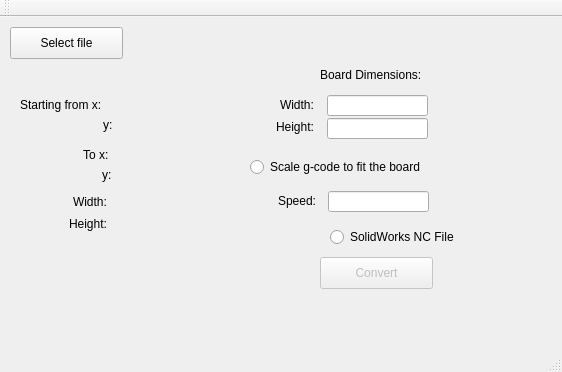
<?xml version="1.0" encoding="UTF-8"?>
<ui version="4.0">
 <class>MainWindow</class>
 <widget class="QMainWindow" name="MainWindow">
  <property name="geometry">
   <rect>
    <x>0</x>
    <y>0</y>
    <width>562</width>
    <height>372</height>
   </rect>
  </property>
  <property name="windowTitle">
   <string>MainWindow</string>
  </property>
  <widget class="QWidget" name="centralWidget">
   <widget class="QPushButton" name="pushButton">
    <property name="geometry">
     <rect>
      <x>10</x>
      <y>10</y>
      <width>113</width>
      <height>32</height>
     </rect>
    </property>
    <property name="text">
     <string>Select file</string>
    </property>
   </widget>
   <widget class="QLabel" name="label_2">
    <property name="geometry">
     <rect>
      <x>20</x>
      <y>80</y>
      <width>101</width>
      <height>16</height>
     </rect>
    </property>
    <property name="text">
     <string>Starting from x:</string>
    </property>
   </widget>
   <widget class="QLabel" name="label_3">
    <property name="geometry">
     <rect>
      <x>103</x>
      <y>100</y>
      <width>16</width>
      <height>16</height>
     </rect>
    </property>
    <property name="text">
     <string>y:</string>
    </property>
   </widget>
   <widget class="QLabel" name="label_4">
    <property name="geometry">
     <rect>
      <x>83</x>
      <y>130</y>
      <width>31</width>
      <height>16</height>
     </rect>
    </property>
    <property name="text">
     <string>To x:</string>
    </property>
   </widget>
   <widget class="QLabel" name="label">
    <property name="geometry">
     <rect>
      <x>102</x>
      <y>150</y>
      <width>16</width>
      <height>16</height>
     </rect>
    </property>
    <property name="text">
     <string>y:</string>
    </property>
   </widget>
   <widget class="QLabel" name="label_5">
    <property name="geometry">
     <rect>
      <x>73</x>
      <y>177</y>
      <width>41</width>
      <height>16</height>
     </rect>
    </property>
    <property name="text">
     <string>Width:</string>
    </property>
   </widget>
   <widget class="QLabel" name="label_6">
    <property name="geometry">
     <rect>
      <x>69</x>
      <y>199</y>
      <width>51</width>
      <height>16</height>
     </rect>
    </property>
    <property name="text">
     <string>Height:</string>
    </property>
   </widget>
   <widget class="QLabel" name="startX">
    <property name="geometry">
     <rect>
      <x>124</x>
      <y>81</y>
      <width>60</width>
      <height>16</height>
     </rect>
    </property>
    <property name="text">
     <string/>
    </property>
   </widget>
   <widget class="QLabel" name="startY">
    <property name="geometry">
     <rect>
      <x>124</x>
      <y>101</y>
      <width>60</width>
      <height>16</height>
     </rect>
    </property>
    <property name="text">
     <string/>
    </property>
   </widget>
   <widget class="QLabel" name="endX">
    <property name="geometry">
     <rect>
      <x>124</x>
      <y>131</y>
      <width>60</width>
      <height>16</height>
     </rect>
    </property>
    <property name="text">
     <string/>
    </property>
   </widget>
   <widget class="QLabel" name="endY">
    <property name="geometry">
     <rect>
      <x>124</x>
      <y>151</y>
      <width>60</width>
      <height>16</height>
     </rect>
    </property>
    <property name="text">
     <string/>
    </property>
   </widget>
   <widget class="QLabel" name="lblWidth">
    <property name="geometry">
     <rect>
      <x>124</x>
      <y>177</y>
      <width>60</width>
      <height>16</height>
     </rect>
    </property>
    <property name="text">
     <string/>
    </property>
   </widget>
   <widget class="QLabel" name="lblHeight">
    <property name="geometry">
     <rect>
      <x>124</x>
      <y>199</y>
      <width>60</width>
      <height>16</height>
     </rect>
    </property>
    <property name="text">
     <string/>
    </property>
   </widget>
   <widget class="QLabel" name="label_7">
    <property name="geometry">
     <rect>
      <x>320</x>
      <y>50</y>
      <width>111</width>
      <height>16</height>
     </rect>
    </property>
    <property name="text">
     <string>Board Dimensions:</string>
    </property>
   </widget>
   <widget class="QLabel" name="label_8">
    <property name="geometry">
     <rect>
      <x>280</x>
      <y>80</y>
      <width>41</width>
      <height>16</height>
     </rect>
    </property>
    <property name="text">
     <string>Width:</string>
    </property>
   </widget>
   <widget class="QLabel" name="label_9">
    <property name="geometry">
     <rect>
      <x>276</x>
      <y>102</y>
      <width>51</width>
      <height>16</height>
     </rect>
    </property>
    <property name="text">
     <string>Height:</string>
    </property>
   </widget>
   <widget class="QLineEdit" name="inputWidth">
    <property name="geometry">
     <rect>
      <x>327</x>
      <y>78</y>
      <width>101</width>
      <height>21</height>
     </rect>
    </property>
   </widget>
   <widget class="QLineEdit" name="inputHeight">
    <property name="geometry">
     <rect>
      <x>327</x>
      <y>101</y>
      <width>101</width>
      <height>21</height>
     </rect>
    </property>
   </widget>
   <widget class="QRadioButton" name="btnScale">
    <property name="geometry">
     <rect>
      <x>250</x>
      <y>140</y>
      <width>211</width>
      <height>20</height>
     </rect>
    </property>
    <property name="text">
     <string>Scale g-code to fit the board</string>
    </property>
   </widget>
   <widget class="QLabel" name="label_10">
    <property name="geometry">
     <rect>
      <x>278</x>
      <y>176</y>
      <width>41</width>
      <height>16</height>
     </rect>
    </property>
    <property name="text">
     <string>Speed:</string>
    </property>
   </widget>
   <widget class="QLineEdit" name="inputSpeed">
    <property name="geometry">
     <rect>
      <x>328</x>
      <y>174</y>
      <width>101</width>
      <height>21</height>
     </rect>
    </property>
   </widget>
   <widget class="QPushButton" name="btnConvert">
    <property name="enabled">
     <bool>false</bool>
    </property>
    <property name="geometry">
     <rect>
      <x>320</x>
      <y>240</y>
      <width>113</width>
      <height>32</height>
     </rect>
    </property>
    <property name="text">
     <string>Convert</string>
    </property>
   </widget>
   <widget class="QRadioButton" name="radioButton">
    <property name="geometry">
     <rect>
      <x>330</x>
      <y>210</y>
      <width>151</width>
      <height>20</height>
     </rect>
    </property>
    <property name="text">
     <string>SolidWorks NC File</string>
    </property>
   </widget>
  </widget>
  <widget class="QMenuBar" name="menuBar">
   <property name="geometry">
    <rect>
     <x>0</x>
     <y>0</y>
     <width>562</width>
     <height>22</height>
    </rect>
   </property>
  </widget>
  <widget class="QToolBar" name="mainToolBar">
   <attribute name="toolBarArea">
    <enum>TopToolBarArea</enum>
   </attribute>
   <attribute name="toolBarBreak">
    <bool>false</bool>
   </attribute>
  </widget>
  <widget class="QStatusBar" name="statusBar"/>
 </widget>
 <layoutdefault spacing="6" margin="11"/>
 <resources/>
 <connections/>
</ui>
